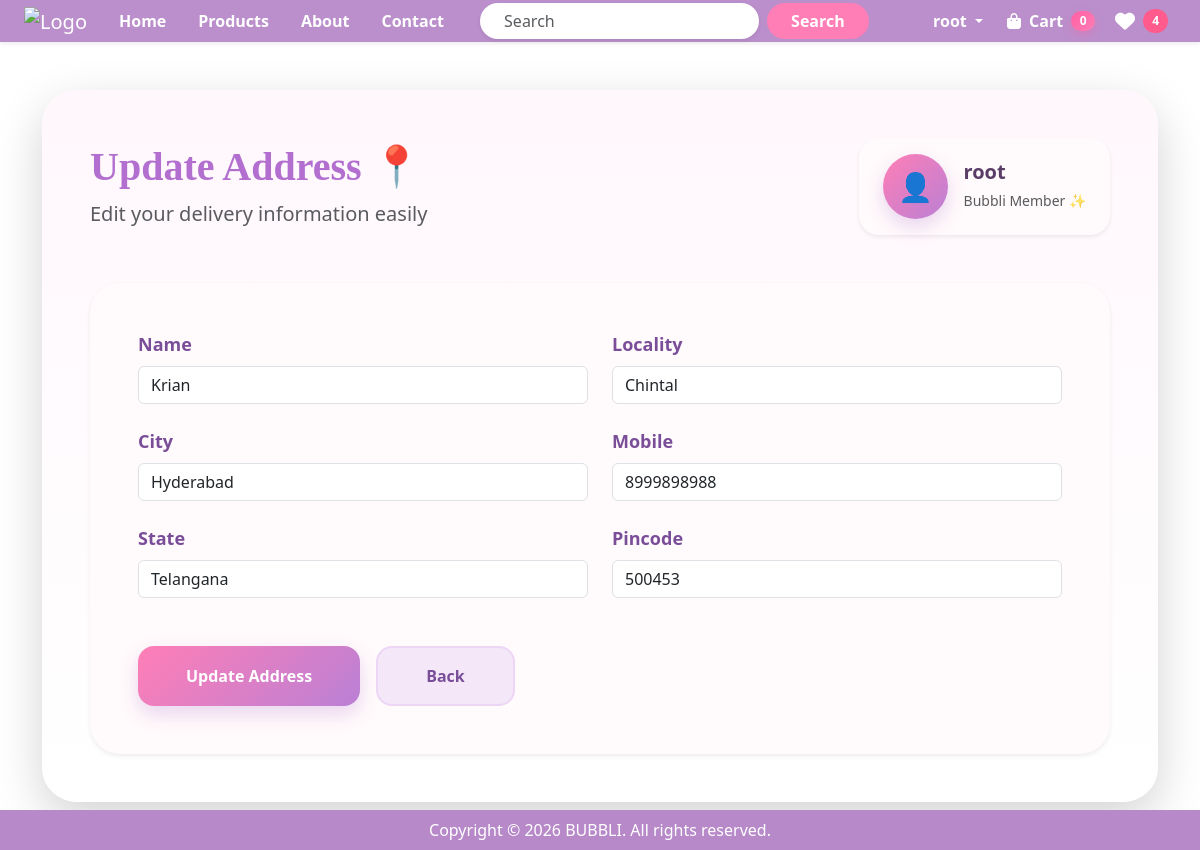
The app's page /updateAddress/2 (signed in) with its own data.
### app/models.py (models this page shows, shortened)
class Customer(models.Model):
    user = models.ForeignKey(User, on_delete=models.CASCADE)
    name = models.CharField(max_length=200)
    locality = models.CharField(max_length=200)
    city = models.CharField(max_length=50)
    mobile = models.IntegerField(default=0)
    pincode = models.IntegerField()
    state = models.CharField(choices=STATE_CHOICES, max_length=100)

### app/views.py (the view, shortened to what this page needs)
# urls.py: path('updateAddress/<int:pk>', views.updateAddress.as_view(), name="updateAddress"),
@method_decorator(login_required,name='dispatch')
class updateAddress(View):
    def get(self, request, pk):
        totalitem = 0
        wishitem = 0
        if request.user.is_authenticated:
            totalitem = Cart.objects.filter(user=request.user).aggregate(total=Sum('quantity'))['total'] or 0
            wishitem = len(Wishlist.objects.filter(user=request.user))
        add = Customer.objects.get(pk=pk)
        form = CustomerProfileForm(instance=add)
        return render(request, 'app/updateAddress.html', locals())

### app/form.py
class CustomerProfileForm(forms.ModelForm):
    class Meta:
        model = Customer
        fields = ['name', 'locality', 'city', 'mobile', 'state', 'pincode']
        widgets = {
            'name': forms.TextInput(attrs={'class': 'form-control'}),
            'locality': forms.TextInput(attrs={'class': 'form-control'}),
            'city': forms.TextInput(attrs={'class': 'form-control'}),
            'mobile': forms.NumberInput(attrs={'class': 'form-control'}),
            'state': forms.Select(attrs={'class': 'form-control'}),
            'pincode': forms.NumberInput(attrs={'class': 'form-control'}),
        }

### app/templates/app/updateAddress.html (shortened to what this page needs)
{% extends "app/base.html" %}
{% load static %}
{% block main-content %}
<div class="container py-5">
    <div class="card border-0 shadow-lg p-4 p-lg-5" style=" border-radius:35px; background:linear-gradient(180deg,#fff7fc,#ffffff);">
        <div class="row align-items-center mb-5">
            <div class="col-lg-8">
                <h1 class="fw-bold mb-2" style="color:#b26fcf; font-family:Georgia;"> Update Address 📍 </h1>
                <p class="text-muted fs-5 mb-0"> Edit your delivery information easily </p>
            </div>
            <div class="col-lg-4 text-lg-end mt-4 mt-lg-0">
                <div class="d-inline-flex align-items-center gap-3 px-4 py-3 shadow-sm" style="background:#fffafb; border-radius:20px;">
                    <div style=" width:65px; height:65px; border-radius:50%; background:linear-gradient(135deg,#ff7eb6,#ba80d5);
                        display:flex; align-items:center; justify-content:center; color:white; font-size:28px; box-shadow:0 8px 18px rgba(186,128,213,0.30);">
                        👤
                    </div>
                    <div class="text-start">
                        <h5 class="fw-bold mb-1" style="color:#5a3d67;"> {{request.user}}
                        </h5>
                        <small class="text-muted"> Bubbli Member ✨</small>
                    </div>
                </div>
            </div>
        </div>
        <div class="card border-0 shadow-sm p-4 p-lg-5" style="border-radius:30px; background:#fffafb;">
            <form action="" method="post">
                <div class="row">
                    {% for fm in form %}
                    <div class="col-md-6 mb-4">
                        <label class="form-label fw-bold mb-2" style=" color:#7a4d99; font-size:18px;"> {{fm.label}} </label>
                        {{fm}}
                    </div>
                    {% endfor %}
                </div>
                <div class="mt-4 d-flex flex-wrap gap-3">
                    <button type="submit" class="btn text-white fw-bold px-5 py-3"
                            style="background:linear-gradient(135deg,#ff7eb6,#ba80d5); border:none; border-radius:16px;
                            box-shadow:0 8px 18px rgba(186,128,213,0.30);">
                        Update Address
                    </button>
                    <a href="{% url 'address' %}" class="btn text-white fw-bold px-5 py-3"
                       style="background:#f3e7f8; color:#7a4d99 !important; border-radius:16px; border:2px solid #edd6f5;">
                       Back</a>
                </div>
            </form>
        </div>
    </div>
</div>
{% endblock main-content %}

### app/templates/app/base.html (shortened to what this page needs)
<!Doctype html>
{% load static %}
<html lang="en">
  <head>
    <link rel="stylesheet" href="https://cdnjs.cloudflare.com/ajax/libs/font-awesome/6.5.1/css/all.min.css">
    <link href="https://cdn.jsdelivr.net/npm/bootstrap@5.3.3/dist/css/bootstrap.min.css" rel="stylesheet">
    <link rel="stylesheet"href="https://cdn.jsdelivr.net/npm/bootstrap-icons@1.11.3/font/bootstrap-icons.min.css">
    <link rel="stylesheet" href="{% static "app/css/owl.carousel.min.css" %}">
    <link rel="stylesheet" href="{% static "app/css/all.min.css" %}">
    <link rel="stylesheet" href="{% static "app/css/style.css" %}">
    <link rel="stylesheet" href="https://cdnjs.cloudflare.com/ajax/libs/font-awesome/6.5.1/css/all.min.css">
  </head>
  <body>
<nav class="navbar navbar-expand-lg navbar-dark shadow-sm sticky-top"
     style="background: rgba(183, 137, 201, 0.95); backdrop-filter: blur(12px);
     -webkit-backdrop-filter: blur(12px); padding: 0;">
  <div class="container-fluid px-4">
    <a class="navbar-brand me-4" href="/">
      <img src="{% static 'app/images/logo.png' %}"
     alt="Logo"
     width="130"
     class="img-fluid">
    </a>
    <div class="collapse navbar-collapse"
         id="navbarSupportedContent">
      {% if request.user.is_authenticated %}
      <ul class="navbar-nav align-items-lg-center gap-lg-3">
        <li class="nav-item">
          <a class="nav-link text-white fw-semibold"
             href="/">
             Home
          </a>
        </li>
        <li class="nav-item">
        <a class="nav-link fw-semibold text-white" href="{% url 'products' %}">
          Products
        </a>
        </li>
        <li class="nav-item">
          <a class="nav-link text-white fw-semibold" href="{% url 'about' %}"> About</a>
        </li>
        <li class="nav-item">
          <a class="nav-link text-white fw-semibold" href="{% url 'contact' %}">Contact</a>
        </li>
      </ul>
      <form class="d-flex mx-auto my-3 my-lg-0" role="search" action="{% url 'search' %}" method="GET">
        <input class="form-control rounded-pill border-0 px-4 shadow-sm" type="search" placeholder="Search" aria-label="Search" name="search">
        <button class="btn text-white ms-2 px-4 rounded-pill fw-semibold" style="background:#ff7eb6; border:none;" type="submit">
            Search
        </button>
      </form>
      <ul class="navbar-nav ms-auto align-items-lg-center gap-lg-2">
        <li class="nav-item dropdown">
          <a class="nav-link dropdown-toggle text-white fw-semibold"
             href="#" role="button" data-bs-toggle="dropdown">
             {{request.user}}
          </a>
        </li>
        <li class="nav-item me-3">
        <a class="nav-link fw-semibold d-flex align-items-center gap-2 text-white"
          href="{% url 'showcart' %}">
          <i class="fa-solid fa-bag-shopping"></i><span>Cart</span>
            <span id="cart-count" class="badge rounded-pill px-2 py-1"
                  style=" background:linear-gradient(135deg,#ff5fa2,#ff7eb6); color:white; font-size:12px; min-width:24px;
                  box-shadow:0 4px 10px rgba(255,94,162,0.35);">
                {% if totalitem > 0 %}
                    {{ totalitem }}
                {% else %}
                    0
                {% endif %}
            </span>
            </a>
        </li>
        <li class="nav-item" style="margin-left:-20px;">
            <a class="nav-link text-white fw-semibold d-flex align-items-center"
              href="{% url 'wishlist' %}">
                <i class="fa-solid fa-heart fs-5"></i>
                <span class="badge rounded-pill ms-2"
                      style="
                      background:#ff5c8d;
                      font-size:12px;
                      padding:6px 9px;">
                    {% if wishitem > 0 %}
                        {{ wishitem }}
                    {% else %}
                        0
                    {% endif %}
                </span>
            </a>
        </li>
      {% endif %}
    </div>
  </div>
</nav>
    {% block main-content %}{% endblock main-content %}
    <footer class="container-fluid p-2 mt-5 fixed-bottom" style="background-color: #b789c9; color: white; align-items: center; text-align: center;">
      Copyright &copy; 2026 BUBBLI. All rights reserved.
    </footer>
  </body>
</html>

### records on screen
Customer: form "Krian" "Chintal" "Hyderabad" "8999898988" "Telangana" "500453"

### other values on screen
{{ request.user }} "root"
{{ wishitem }} "4"
{{ fm.label }} "Name" "Locality" "City" "Mobile" "State" "Pincode"
